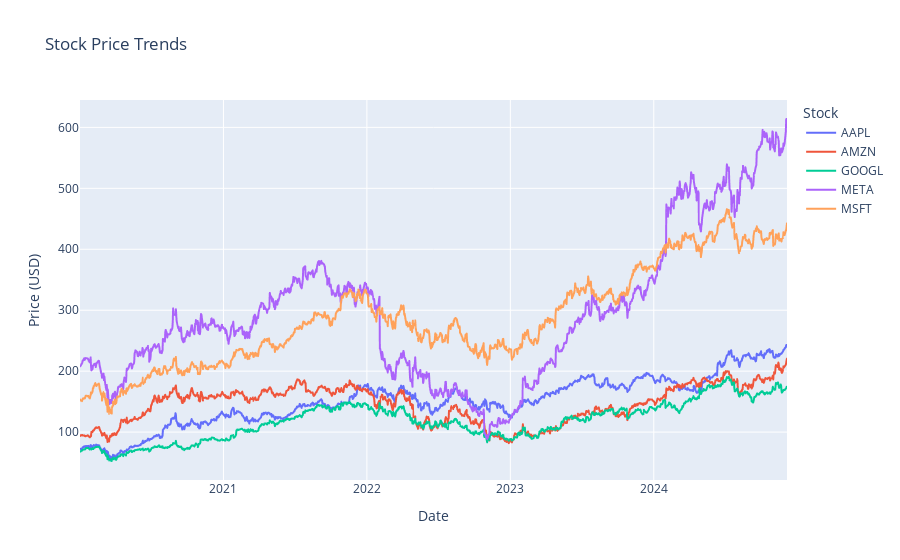

The notebook cell this image was saved under:
### Code cell
import plotly.express as px

# Load the adjusted close prices from the CSV file
adj_close = pd.read_csv('adj_close_prices.csv', index_col=0, parse_dates=True)

# Create a line plot for each stock
fig = px.line(adj_close, x=adj_close.index, y=adj_close.columns, 
              labels={'value': 'Adjusted Close Price', 'variable': 'Stock'},
              title='Stock Price Trends')

# Update layout for better visualization
fig.update_layout(
    xaxis_title='Date',
    yaxis_title='Price (USD)',
    legend_title='Stock',
    hovermode='x unified'
)

# Show the plot
fig.show()

### Figure 1 — Plotly figure (JSON) as saved in the notebook; plotly's stock layout.template omitted (floating-point values rounded to 4 significant figures; data arrays with more than 128 entries replaced by an {"elided": "..."} marker saying what was removed)
{"data": [{"hovertemplate": "Stock=AAPL<br>Date=%{x}<br>Adjusted Close Price=%{y}<extra></extra>", "legendgroup": "AAPL", "line": {"color": "#636efa", "dash": "solid"}, "marker": {"symbol": "circle"}, "mode": "lines", "name": "AAPL", "showlegend": true, "type": "scattergl", "x": {"elided": "1241 str values"}, "xaxis": "x", "y": {"elided": "1241 float values"}, "yaxis": "y"}, {"hovertemplate": "Stock=AMZN<br>Date=%{x}<br>Adjusted Close Price=%{y}<extra></extra>", "legendgroup": "AMZN", "line": {"color": "#EF553B", "dash": "solid"}, "marker": {"symbol": "circle"}, "mode": "lines", "name": "AMZN", "showlegend": true, "type": "scattergl", "x": {"elided": "1241 str values"}, "xaxis": "x", "y": {"elided": "1241 float values"}, "yaxis": "y"}, {"hovertemplate": "Stock=GOOGL<br>Date=%{x}<br>Adjusted Close Price=%{y}<extra></extra>", "legendgroup": "GOOGL", "line": {"color": "#00cc96", "dash": "solid"}, "marker": {"symbol": "circle"}, "mode": "lines", "name": "GOOGL", "showlegend": true, "type": "scattergl", "x": {"elided": "1241 str values"}, "xaxis": "x", "y": {"elided": "1241 float values"}, "yaxis": "y"}, {"hovertemplate": "Stock=META<br>Date=%{x}<br>Adjusted Close Price=%{y}<extra></extra>", "legendgroup": "META", "line": {"color": "#ab63fa", "dash": "solid"}, "marker": {"symbol": "circle"}, "mode": "lines", "name": "META", "showlegend": true, "type": "scattergl", "x": {"elided": "1241 str values"}, "xaxis": "x", "y": {"elided": "1241 float values"}, "yaxis": "y"}, {"hovertemplate": "Stock=MSFT<br>Date=%{x}<br>Adjusted Close Price=%{y}<extra></extra>", "legendgroup": "MSFT", "line": {"color": "#FFA15A", "dash": "solid"}, "marker": {"symbol": "circle"}, "mode": "lines", "name": "MSFT", "showlegend": true, "type": "scattergl", "x": {"elided": "1241 str values"}, "xaxis": "x", "y": {"elided": "1241 float values"}, "yaxis": "y"}], "layout": {"hovermode": "x unified", "legend": {"title": {"text": "Stock"}, "tracegroupgap": 0}, "title": {"text": "Stock Price Trends"}, "xaxis": {"anchor": "y", "domain": [0, 1], "title": {"text": "Date"}}, "yaxis": {"anchor": "x", "domain": [0, 1], "title": {"text": "Price (USD)"}}}}
